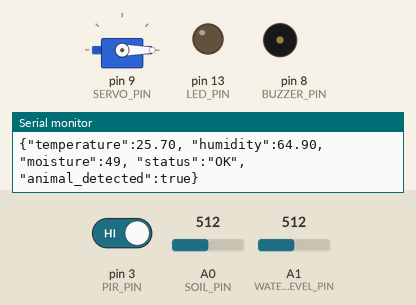
Recording of a sketch running on a simulated Arduino Uno, built with avr-gcc and run on an emulated ATmega328P. On the bench: servo, output pins drawn as LEDs (lit = HIGH), buzzer (waves = sounding, pin HIGH), the last lines printed to the serial monitor. The inputs (shaded band) are chosen by the test bench; at power-on: A1 (WATER_LEVEL_PIN) = 512, pin 3 (PIR_PIN) HIGH, A0 (SOIL_PIN) = 512. Random numbers use the default seed unless the sketch sets one.

Above: at 1.2 s.
1.3 s: A1 (WATER_LEVEL_PIN) set to 592
3.2 s: A1 (WATER_LEVEL_PIN) set to 611
At 5.1 s:
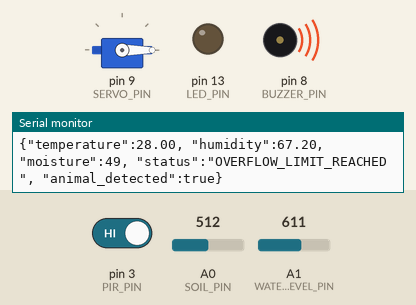
Timing chart, 0 to 6.6 s (numbered marks = the images above; inputs shaded):
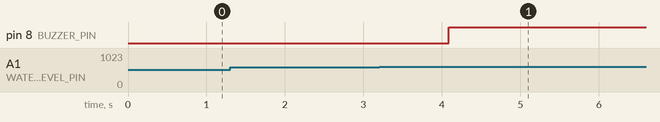

Measured:
- the behaviour switches between 600 and 601 on A1 (WATER_LEVEL_PIN) (found by bisection; images 0 and 1)
- after the input at 3.2 s, pin 8 (BUZZER_PIN): LOW → HIGH after 0.89 s

The sketch:

arduino_code.ino
```cpp
#include <Servo.h>

// --- Configuration ---
#define SOIL_PIN A0
#define WATER_LEVEL_PIN A1 // Pin for Overflow Detection
#define DHT_PIN 2          // Connect DHT data pin here
#define SERVO_PIN 9
#define BUZZER_PIN 8       // Pin for Buzzer Alert
#define LED_PIN 13
#define PIR_PIN 3          // Pin for Animal/Bird Detection

// For DHT (Simulated here if library not generic, but standard structure below)
// If you have a DHT11/22, include <DHT.h> and uncomment relevant lines
// #include "DHT.h"
// #define DHTTYPE DHT11
// DHT dht(DHT_PIN, DHTTYPE);

Servo myServo;
String command;

// Local Safety Vars
bool isMotorRunning = false;
unsigned long motorStartTime = 0;
const unsigned long MAX_MOTOR_RUNTIME = 15000; // 15 seconds max continuous
bool overflowCutoff = false;

void setup() {
  Serial.begin(9600);
  pinMode(SOIL_PIN, INPUT);
  pinMode(WATER_LEVEL_PIN, INPUT);
  pinMode(BUZZER_PIN, OUTPUT);
  pinMode(LED_PIN, OUTPUT);
  pinMode(PIR_PIN, INPUT);

  myServo.attach(SERVO_PIN);
  myServo.write(0); // Initial position

  // dht.begin();

  Serial.println("Arduino Initialized");
}

void loop() {
  // 1. Read Sensors
  int soilRaw = analogRead(SOIL_PIN);
  int soilPercent = map(soilRaw, 1023, 0, 0, 100); // Adjust min/max based on calibration

  // Simulated Temp/Hum if no sensor library (Replace with dht.readTemperature() etc.)
  float temperature = 25.0 + (random(0, 100) / 10.0);
  float humidity = 60.0 + (random(0, 200) / 10.0);

  // float humidity = dht.readHumidity();

// 3. Independent Water Overflow Detection (Read Physical Water Sensor)
  int waterLevel = analogRead(WATER_LEVEL_PIN);
  bool physicalOverflow = (waterLevel > 600); // 600 is arbitrary threshold for completely submerged

  if (physicalOverflow && !overflowCutoff) {
    overflowCutoff = true; // Trigger failsafe
  }

  // 3b. Animal/Bird Detection (Read PIR Sensor)
  bool animalDetected = digitalRead(PIR_PIN);

  // 4. Heartbeat & Safety Status
  String systemStatus = "OK";
  if (overflowCutoff) {
    systemStatus = "OVERFLOW_LIMIT_REACHED";
    // Trigger Buzzer Alert continuously if overflowing
    digitalWrite(BUZZER_PIN, HIGH);
  } else {
    // Note: Python will send BUZZER_ON/OFF, so we don't force LOW here if animal is detected by Python logic
    // but Arduino doesn't know Python's state directly unless we rely on Python's BUZZER_ON command.
    // We already remove digitalWrite(BUZZER_PIN, LOW) from the 'else' so Python can control it, or we keep it.
    // ACTUALLY: if we just keep it, the buzzer will flutter and shut off instantly if Python turns it on!
    // Yes! `digitalWrite(BUZZER_PIN, LOW)` overrides Python!
    // I should only silence buzzer if neither overflow NOR Python commanded it.
    // Wait, the previous code had `digitalWrite(BUZZER_PIN, LOW)`
  }

  // 5. Send Data as JSON
  // Format: {"temperature": 25.5, "humidity": 60, "moisture": 45, "status": "OK", "animal_detected": true/false}
  Serial.print("{\"temperature\":");
  Serial.print(temperature);
  Serial.print(", \"humidity\":");
  Serial.print(humidity);
  Serial.print(", \"moisture\":");
  Serial.print(soilPercent);
  Serial.print(", \"status\":\"");
  Serial.print(systemStatus);
  Serial.print("\", \"animal_detected\":");
  Serial.print(animalDetected ? "true" : "false");
  Serial.println("}");

  // 6. Check for Incoming Commands from Python
  if (Serial.available() > 0) {
    command = Serial.readStringUntil('\n');
    command.trim();

    if (command == "MOTOR_ON" && !overflowCutoff) {
      if (!isMotorRunning) {
        motorStartTime = millis();
        isMotorRunning = true;
      }
      myServo.write(90); // Open Valve
      digitalWrite(LED_PIN, HIGH);
    } else if (command == "MOTOR_OFF" || command == "RESET_OVERFLOW") {
      if (command == "RESET_OVERFLOW") {
        overflowCutoff = false;
        digitalWrite(BUZZER_PIN, LOW); // Silence Buzzer
      }
      isMotorRunning = false;
      myServo.write(0);  // Close Valve
      digitalWrite(LED_PIN, LOW);
    } else if (command == "BUZZER_ON") {
      digitalWrite(BUZZER_PIN, HIGH);
    } else if (command == "BUZZER_OFF" && !overflowCutoff) {
      digitalWrite(BUZZER_PIN, LOW);
    }
  }

  // 7. Local Failsafe: Auto Shut-Off
  if (isMotorRunning && (millis() - motorStartTime > MAX_MOTOR_RUNTIME)) {
    myServo.write(0);
    digitalWrite(LED_PIN, LOW);
    isMotorRunning = false;
    overflowCutoff = true; // Block further activation until reset
    digitalWrite(BUZZER_PIN, HIGH); // Sound the buzzer on timeout
  }

  delay(2000); // Wait 2 seconds before next reading
}
```
